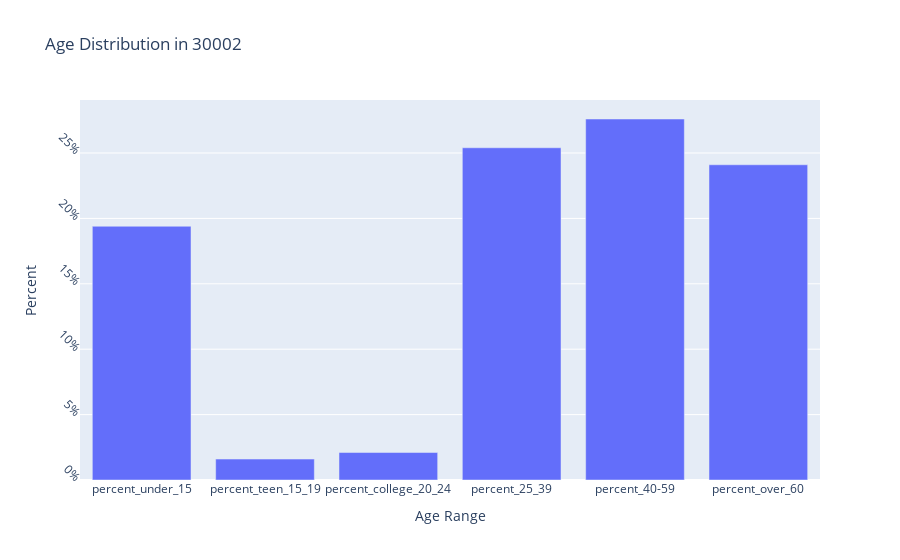

Notebook cell for this chart:
### Code cell
import plotly.graph_objects as go

zipcode = 30002
age_col_i_start = 15
age_col_i_end = 21

x = census.iloc[:, age_col_i_start:age_col_i_end].columns
height = census[census['zipcode'] == zipcode].iloc[:, age_col_i_start:age_col_i_end].values[0]
height = height / 100.0  # Dividing by 100 to convert to decimal

# Creating the bar trace
trace = go.Bar(
    x=x,
    y=height,
)

# Creating the layout
layout = go.Layout(
    title=dict(text=f"Age Distribution in {zipcode}"),
    xaxis=dict(title='Age Range'),
    yaxis=dict(title='Percent', tickformat='.0%', tickangle=45)
)

# Creating the figure
fig = go.Figure(data=[trace], layout=layout)

# Display the plot
fig.show()

### Figure 1 — Plotly figure (JSON) as saved in the notebook; plotly's stock layout.template omitted (floating-point values rounded to 4 significant figures)
{"data": [{"type": "bar", "x": ["percent_under_15", "percent_teen_15_19", "percent_college_20_24", "percent_25_39", "percent_40-59", "percent_over_60"], "y": [0.194, 0.016, 0.021, 0.254, 0.276, 0.241]}], "layout": {"title": {"text": "Age Distribution in 30002"}, "xaxis": {"title": {"text": "Age Range"}}, "yaxis": {"tickangle": 45, "tickformat": ".0%", "title": {"text": "Percent"}}}}
